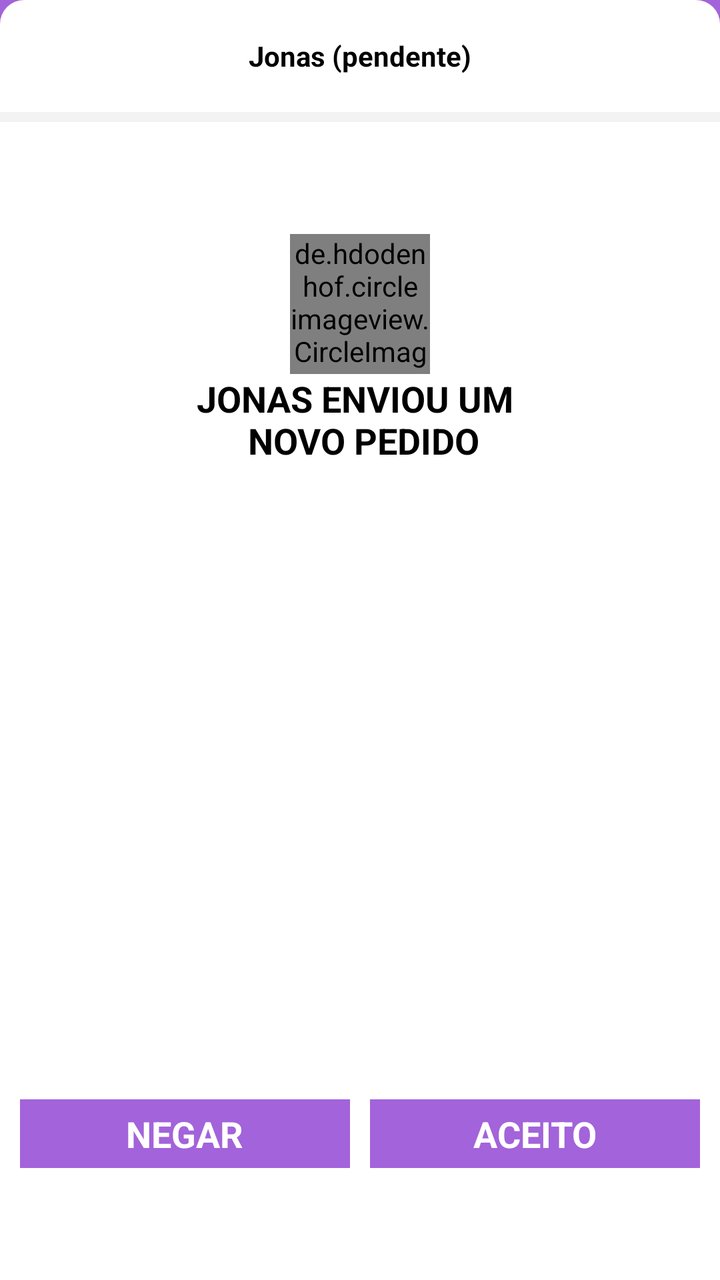
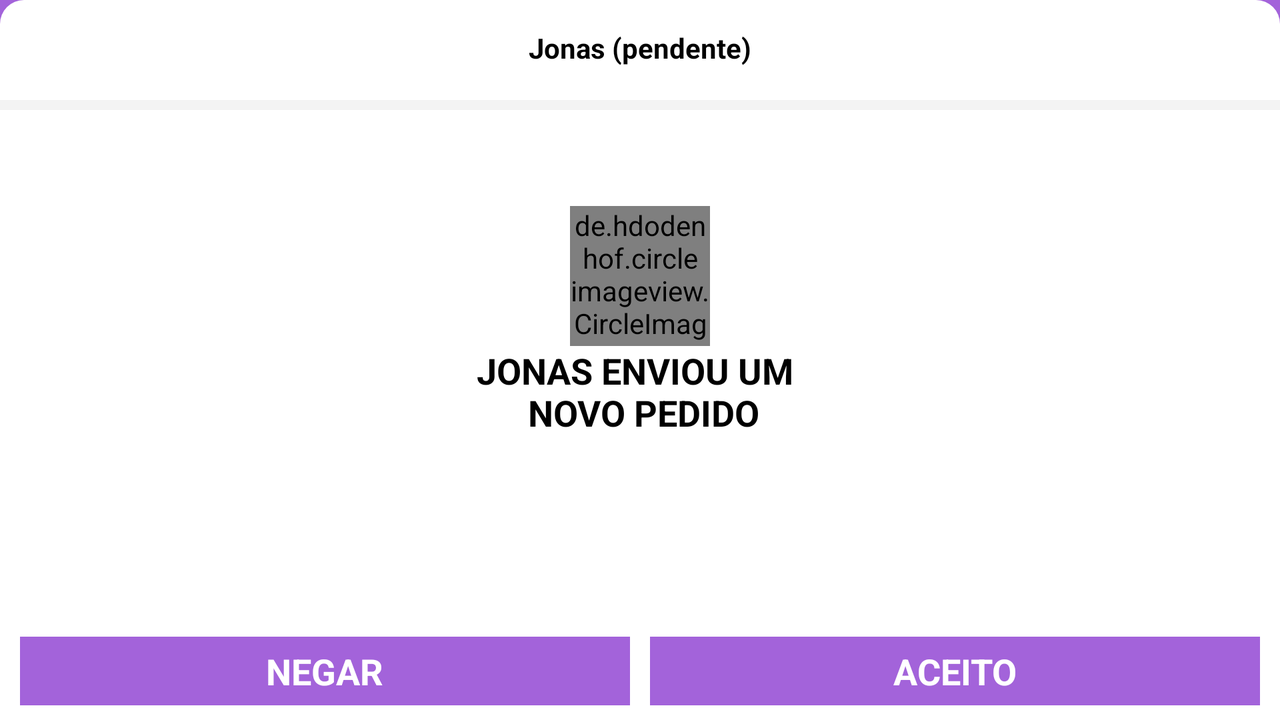

Compare how this app lays out the same screen by default and in its alternative resource folder. The renders come first, then the two layout files and the values they reference.
<!-- AndroidManifest.xml: application theme AppTheme -->
<!-- res/layout/activity_pendentes.xml -->
<?xml version="1.0" encoding="utf-8"?>
<RelativeLayout xmlns:android="http://schemas.android.com/apk/res/android"
    xmlns:tools="http://schemas.android.com/tools"
    android:layout_width="match_parent"
    android:layout_height="match_parent"
    android:background="#F3F3F3"
    xmlns:app="http://schemas.android.com/apk/res-auto"
    tools:context=".Pendentesss">

    <ImageView
        android:layout_width="match_parent"
        android:id="@+id/louji"
        android:background="@color/colorPrimary"
        android:layout_height="25dp"/>

    <LinearLayout
        android:layout_width="match_parent"
        android:id="@+id/ghlk"
        android:background="@drawable/shape_imeage"
        android:layout_marginBottom="5dp"
        android:layout_height="wrap_content"
        android:minHeight="50dp"
        android:orientation="horizontal">

        <ImageView
            android:layout_width="25dp"
            android:onClick="ovook"
            android:layout_gravity="center"
            android:layout_marginLeft="3dp"
            android:tint="@color/colorBlack"
            android:layout_height="25dp"
            android:src="@drawable/ic_dele_s"/>

        <TextView
            android:layout_width="match_parent"
            android:textStyle="bold"
            android:id="@+id/pd_nomase"
            android:text="Jonas (pendente)"
            android:textColor="@color/colorBlack"
            android:layout_weight="1"
            android:gravity="center"
            android:layout_height="?android:actionBarSize"/>

        <ImageView
            android:layout_width="25dp"
            android:layout_gravity="center"
            android:layout_marginRight="3dp"
            android:visibility="invisible"
            android:clickable="false"
            android:layout_height="25dp"
            android:src="@drawable/ic_dele_s"/>
    </LinearLayout>

    <RelativeLayout
        android:layout_width="match_parent"
        android:layout_below="@+id/ghlk"
        android:layout_height="match_parent"
        android:background="#fff">

        <de.hdodenhof.circleimageview.CircleImageView
            android:id="@+id/user_pd"
            android:layout_width="70dp"
            android:layout_centerHorizontal="true"
            android:layout_marginTop="?actionBarSize"
            android:src="@color/colorPrimary"
            android:layout_height="70dp"/>

        <TextView
            android:id="@+id/nv_soli"
            android:layout_width="wrap_content"
            android:layout_height="wrap_content"
            android:layout_below="@+id/user_pd"
            android:textAllCaps="true"
            android:gravity="center"
            android:layout_centerHorizontal="true"
            android:text="Jonas enviou um \n novo pedido"
            android:textAppearance="@style/TextAppearance.AppCompat.Medium"
            android:textColor="@color/colorBlack"
            android:textStyle="bold" />

<LinearLayout
    android:layout_width="match_parent"
    android:layout_alignParentBottom="true"
    android:layout_marginBottom="?actionBarSize"
    android:layout_centerHorizontal="true"
    android:layout_height="wrap_content">

    <TextView
        android:id="@+id/nv_negar"
        android:layout_width="match_parent"
        android:layout_weight="1"
        android:layout_height="wrap_content"
        android:textAllCaps="true"
        android:gravity="center"
        android:text="NEGAR"
        android:background="@drawable/butc"
        android:backgroundTint="@color/colorPrimary"
        android:padding="5dp"
        android:layout_marginRight="5dp"
        android:layout_marginLeft="10dp"
        android:textAppearance="@style/TextAppearance.AppCompat.Medium"
        android:textColor="@color/colorWhite"
        android:textStyle="bold" />

    <TextView
        android:id="@+id/nv_aceitar"
        android:layout_width="match_parent"
        android:layout_height="wrap_content"
        android:textAllCaps="true"
        android:layout_weight="1"
        android:layout_marginLeft="5dp"
        android:layout_marginRight="10dp"
        android:gravity="center"
        android:text="ACEITO"
        android:background="@drawable/butc"
        android:backgroundTint="@color/colorPrimary"
        android:padding="5dp"
        android:textAppearance="@style/TextAppearance.AppCompat.Medium"
        android:textColor="@color/colorWhite"
        android:textStyle="bold" />

</LinearLayout>
    </RelativeLayout>

</RelativeLayout>
<!-- resources referenced by this layout -->
<resources>
  <color name="colorBlack">#000000</color>
  <color name="colorPrimary">#A363DA</color>
  <color name="colorWhite">#fff</color>
  <!-- drawable butc (drawable) -->
  <?xml version="1.0" encoding="utf-8"?>
  <shape xmlns:android="http://schemas.android.com/apk/res/android">
  
      <stroke
          android:width="1dp"
          android:color="@color/colorGrey" />
  
      <solid android:color="#fff"/>
  </shape>
  <!-- drawable shape_imeage (drawable) -->
  <?xml version="1.0" encoding="utf-8"?>
  <shape xmlns:android="http://schemas.android.com/apk/res/android"
      android:shape="rectangle">
  
      <corners
          android:bottomLeftRadius="0dp"
          android:bottomRightRadius="0dp"
          android:topLeftRadius="12dp"
          android:topRightRadius="12dp" />
  
      <solid android:color="#fff" />
  
  </shape>
  <!-- from res/values-v21/ -->
  <style name="AppTheme" parent="Theme.AppCompat.Light.NoActionBar">
          
          <item name="colorPrimary">@color/colorPrimary</item>
          <item name="colorPrimaryDark">@color/colorPrimaryDark</item>
          <item name="colorAccent">@color/colorAccent</item>
          <item name="android:windowContentTransitions">true</item>
          <item name="android:statusBarColor">@color/colorPrimary</item>
          <item name="android:navigationBarColor">@color/colorPrimary</item>
      </style>
  <color name="colorGrey">#e8e8e8</color>
  <color name="colorPrimaryDark">#A363DA</color>
  <color name="colorAccent">#A363DA</color>
</resources>
<!-- res/layout-land/activity_pendentes.xml (the repository's variant of the layout above) -->
<!-- drawn on the phone turned sideways -->
<?xml version="1.0" encoding="utf-8"?>
<RelativeLayout xmlns:android="http://schemas.android.com/apk/res/android"
    xmlns:tools="http://schemas.android.com/tools"
    android:layout_width="match_parent"
    android:layout_height="match_parent"
    android:background="#F3F3F3"
    xmlns:app="http://schemas.android.com/apk/res-auto"
    tools:context=".Pendentesss">

    <androidx.core.widget.NestedScrollView
        android:layout_width="match_parent"
        android:scrollbars="none"
        android:overScrollMode="never"
        android:layout_height="wrap_content">

        <LinearLayout
            android:layout_width="match_parent"
            android:layout_height="wrap_content"
            android:orientation="vertical">

        <RelativeLayout
            android:layout_width="match_parent"
            android:layout_height="wrap_content">

    <ImageView
        android:layout_width="match_parent"
        android:id="@+id/louji"
        android:background="@color/colorPrimary"
        android:layout_height="25dp"/>

    <LinearLayout
        android:layout_width="match_parent"
        android:id="@+id/ghlk"
        android:background="@drawable/shape_imeage"
        android:layout_marginBottom="5dp"
        android:layout_height="wrap_content"
        android:minHeight="50dp"
        android:orientation="horizontal">

        <ImageView
            android:layout_width="25dp"
            android:onClick="ovook"
            android:layout_gravity="center"
            android:layout_marginLeft="3dp"
            android:tint="@color/colorBlack"
            android:layout_height="25dp"
            android:src="@drawable/ic_dele_s"/>

        <TextView
            android:layout_width="match_parent"
            android:textStyle="bold"
            android:id="@+id/pd_nomase"
            android:text="Jonas (pendente)"
            android:textColor="@color/colorBlack"
            android:layout_weight="1"
            android:gravity="center"
            android:layout_height="?android:actionBarSize"/>

        <ImageView
            android:layout_width="25dp"
            android:layout_gravity="center"
            android:layout_marginRight="3dp"
            android:visibility="invisible"
            android:clickable="false"
            android:layout_height="25dp"
            android:src="@drawable/ic_dele_s"/>
    </LinearLayout>

    <RelativeLayout
        android:layout_width="match_parent"
        android:layout_below="@+id/ghlk"
        android:layout_height="wrap_content"
        android:background="#fff">

        <de.hdodenhof.circleimageview.CircleImageView
            android:id="@+id/user_pd"
            android:layout_width="70dp"
            android:layout_centerHorizontal="true"
            android:layout_marginTop="?actionBarSize"
            android:src="@color/colorPrimary"
            android:layout_height="70dp"/>

        <TextView
            android:id="@+id/nv_soli"
            android:layout_width="wrap_content"
            android:layout_height="wrap_content"
            android:layout_below="@+id/user_pd"
            android:textAllCaps="true"
            android:gravity="center"
            android:layout_centerHorizontal="true"
            android:text="Jonas enviou um \n novo pedido"
            android:textAppearance="@style/TextAppearance.AppCompat.Medium"
            android:textColor="@color/colorBlack"
            android:textStyle="bold" />

<LinearLayout
    android:layout_width="match_parent"
    android:layout_below="@+id/nv_soli"
    android:layout_marginTop="100dp"
    android:layout_marginBottom="?actionBarSize"
    android:layout_centerHorizontal="true"
    android:layout_height="wrap_content">

    <TextView
        android:id="@+id/nv_negar"
        android:layout_width="match_parent"
        android:layout_weight="1"
        android:layout_height="wrap_content"
        android:textAllCaps="true"
        android:gravity="center"
        android:text="NEGAR"
        android:background="@drawable/butc"
        android:backgroundTint="@color/colorPrimary"
        android:padding="5dp"
        android:layout_marginRight="5dp"
        android:layout_marginLeft="10dp"
        android:textAppearance="@style/TextAppearance.AppCompat.Medium"
        android:textColor="@color/colorWhite"
        android:textStyle="bold" />

    <TextView
        android:id="@+id/nv_aceitar"
        android:layout_width="match_parent"
        android:layout_height="wrap_content"
        android:textAllCaps="true"
        android:layout_weight="1"
        android:layout_marginLeft="5dp"
        android:layout_marginRight="10dp"
        android:gravity="center"
        android:text="ACEITO"
        android:background="@drawable/butc"
        android:backgroundTint="@color/colorPrimary"
        android:padding="5dp"
        android:textAppearance="@style/TextAppearance.AppCompat.Medium"
        android:textColor="@color/colorWhite"
        android:textStyle="bold" />

</LinearLayout>
    </RelativeLayout>
        </RelativeLayout>
        </LinearLayout>
    </androidx.core.widget.NestedScrollView>
</RelativeLayout>
